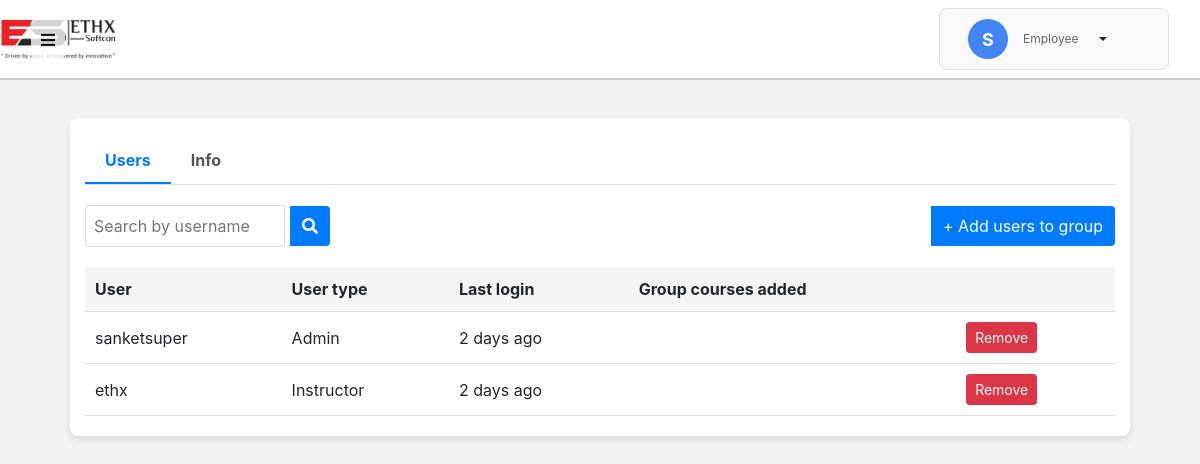
Screenshot of /groups/2/ with the database file from the repository.
### courses_details/models.py (models this page shows)
class User(AbstractUser):
    is_instructor = models.BooleanField(default=False)
    is_employee = models.BooleanField(default=True)
    is_admin = models.BooleanField(default=False)

### courses_details/views.py (the view, shortened to what this page needs)
# urls.py: path('groups/<int:group_id>/', views.group_details, name='group_details'),
def group_details(request, group_id):
    group = get_object_or_404(Group, group_id=group_id)
    available_users = User.objects.exclude(id__in=group.users.values_list('id', flat=True))
    context = {
        'group': group,
        'users': available_users,  # Pass only users not in the group
    }
    return render(request, 'groups/group_details.html', context)

### courses_details/templates/groups/group_details.html (shortened to what this page needs)
<!DOCTYPE html>
<html lang="en">
<head>
    <link rel="stylesheet" href="https://cdnjs.cloudflare.com/ajax/libs/font-awesome/5.15.3/css/all.min.css">
    <link href="https://cdn.jsdelivr.net/npm/bootstrap@5.3.0-alpha3/dist/css/bootstrap.min.css" rel="stylesheet">
</head>
<body>
    {% include 'courses_details/header.html' %}
    <br /><br />
    <div class="content">
    <div class="container">
    <div class="tabs">
        <div class="tab active" onclick="showTab('users')">Users</div>
        <div class="tab" onclick="showTab('info')">Info</div>
    </div>
    <div id="users" class="tab-content active">
        <div class="search-bar">
            <input type="text" id="search-input" placeholder="Search by username" onkeyup="searchUsers()">
            <button><i class="fas fa-search"></i></button>
            <button class="add-group-btn" onclick="openSlider()">+ Add users to group</button>
        </div>
        <table>
        <thead>
            <tr>
                <th>User</th>
                <th>User type</th>
                <th>Last login</th>
                <th>Group courses added</th>
                <th></th>
            </tr>
        </thead>
        <tbody id="user-table">
            {% for user in group.users.all %}
            <tr id="user-row-{{ user.id }}">
                <td class="username">{{ user.username }}</td>
                <td>
                    {% if user.is_instructor %}
                        Instructor
                    {% elif user.is_admin %}
                        Admin
                    {% else %}
                        Employee
                    {% endif %}
                </td>
                <td>{{ user.last_login|timesince }} ago</td>
                <td>{{ user.group_courses_added }}</td>
                <td>
            <button type="button" class="btn btn-danger btn-sm"
                onclick="openConfirmModal('{{ user.username }}', '{% url 'remove_user_from_group' group.group_id user.id %}')">
                Remove
            </button>
        </td>
            </tr>
            {% empty %}
            <tr>
                <td colspan="5">Looks like there are no users in this group.</td>
            </tr>
            {% endfor %}
        </tbody>
    </table>
    </div>
</div>
</div>
</body>
</html>

### courses_details/templates/groups/group_details.html (style rules this page uses)
body { font-family: Arial, sans-serif; background-color: #f3f3f3 !important; margin: 0; padding: 50px; }
.container { max-width: 1000px; margin: 0 auto; padding: 20px; background-color: white; border-radius: 8px; box-shadow: 0 4px 8px rgba(0, 0, 0, 0.1); }
.tabs { display: flex; border-bottom: 1px solid #ddd; margin-bottom: 20px; }
.tab { padding: 10px 20px; cursor: pointer; font-weight: bold; color: #555; }
.tab.active { border-bottom: 2px solid #007bff; color: #007bff; }
.tab-content { display: none; }
.tab-content.active { display: block; }
.search-bar { display: flex; align-items: center; gap: 5px; }
.add-group-btn { background-color: #007bff; color: white; border: none; padding: 8px 12px; border-radius: 4px; cursor: pointer; margin-left: auto; }
.search-bar input { padding: 8px; width: 200px; border: 1px solid #ddd; border-radius: 4px 0 0 4px; }
.search-bar button, .add-group-btn { padding: 8px 12px; background-color: #007bff; color: white; border: none; border-radius: 0 4px 4px 0; cursor: pointer; }
table { width: 100%; border-collapse: collapse; margin-top: 20px; }
th, td { padding: 10px; border-bottom: 1px solid #ddd; text-align: left; }
th { background-color: #f5f5f5; }

### courses_details/templates/courses_details/header.html (style rules this page uses)
.content { margin-left: 0; padding: 20px; transition: margin-left 0.3s ease; }

### rows the page displays
User: username "sanketsuper", is_instructor "Admin", last_login "2 days"
User: username "ethx", is_instructor "Instructor", last_login "2 days"
